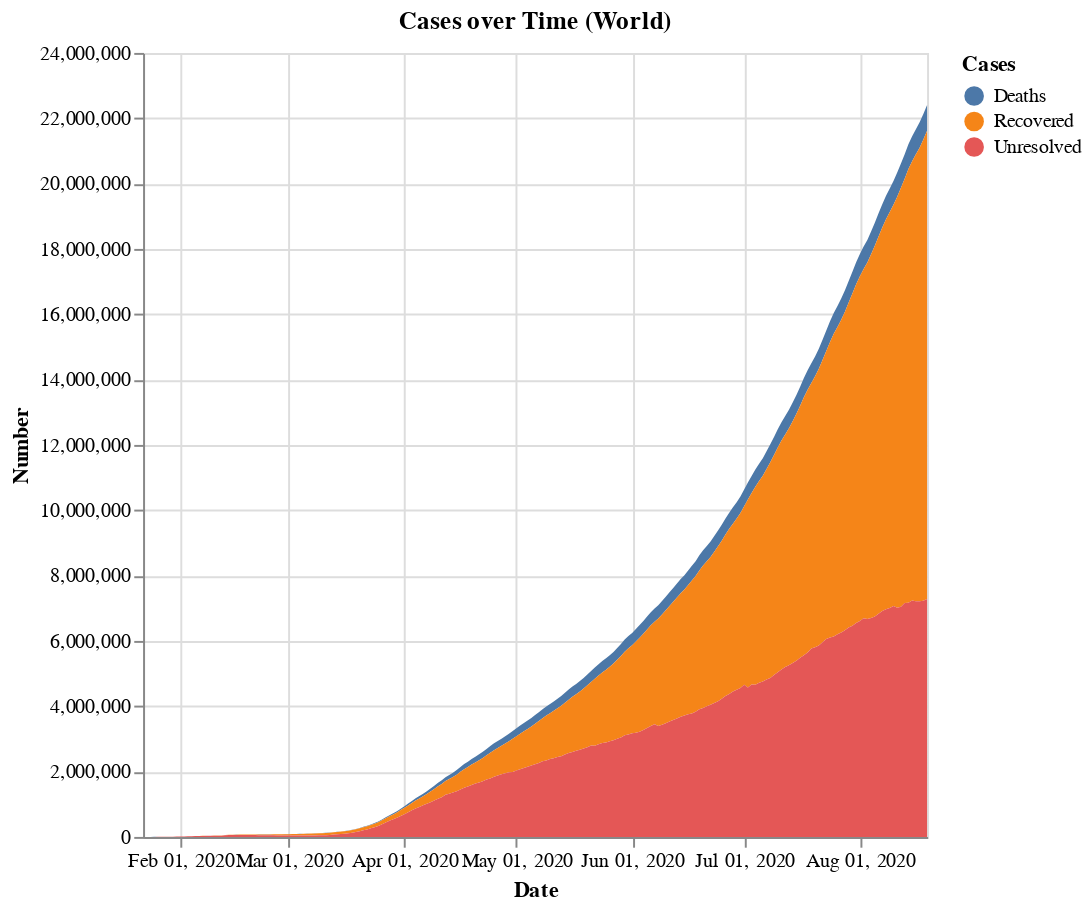

Notebook cell for this chart:
### Code cell
country_area_plot

### Figure 1 — Vega-Lite specification as saved in the notebook (floating-point values rounded to 4 significant figures; data arrays with more than 128 entries replaced by an {"elided": "..."} marker saying what was removed)
{"config": {"view": {"continuousWidth": 400, "continuousHeight": 300}}, "data": {"name": "data-02a4a6d92b09155b0afccf6caa586647"}, "mark": "area", "encoding": {"color": {"type": "nominal", "field": "Cases"}, "tooltip": [{"type": "nominal", "field": "Cases"}, {"type": "nominal", "field": "Number"}, {"type": "temporal", "field": "Date", "timeUnit": "utcyearmonthdate", "title": "Date"}], "x": {"type": "temporal", "field": "Date", "timeUnit": "utcyearmonthdate", "title": "Date"}, "y": {"type": "quantitative", "field": "Number"}}, "height": 400, "title": "Cases over Time (World)", "$schema": "https://vega.github.io/schema/vega-lite/v4.8.1.json", "datasets": {"data-02a4a6d92b09155b0afccf6caa586647": {"elided": "633 records"}}}
